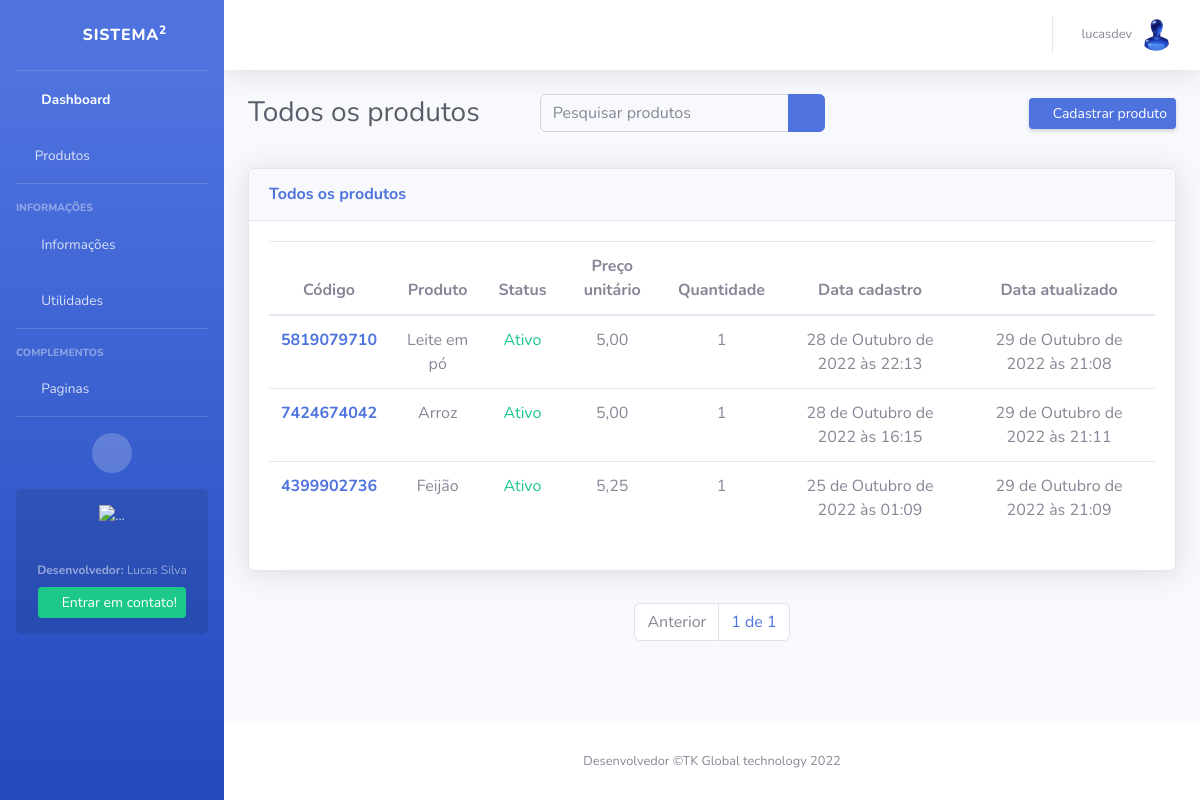
Before: /produtos/todos/ (signed in) with the older database file.
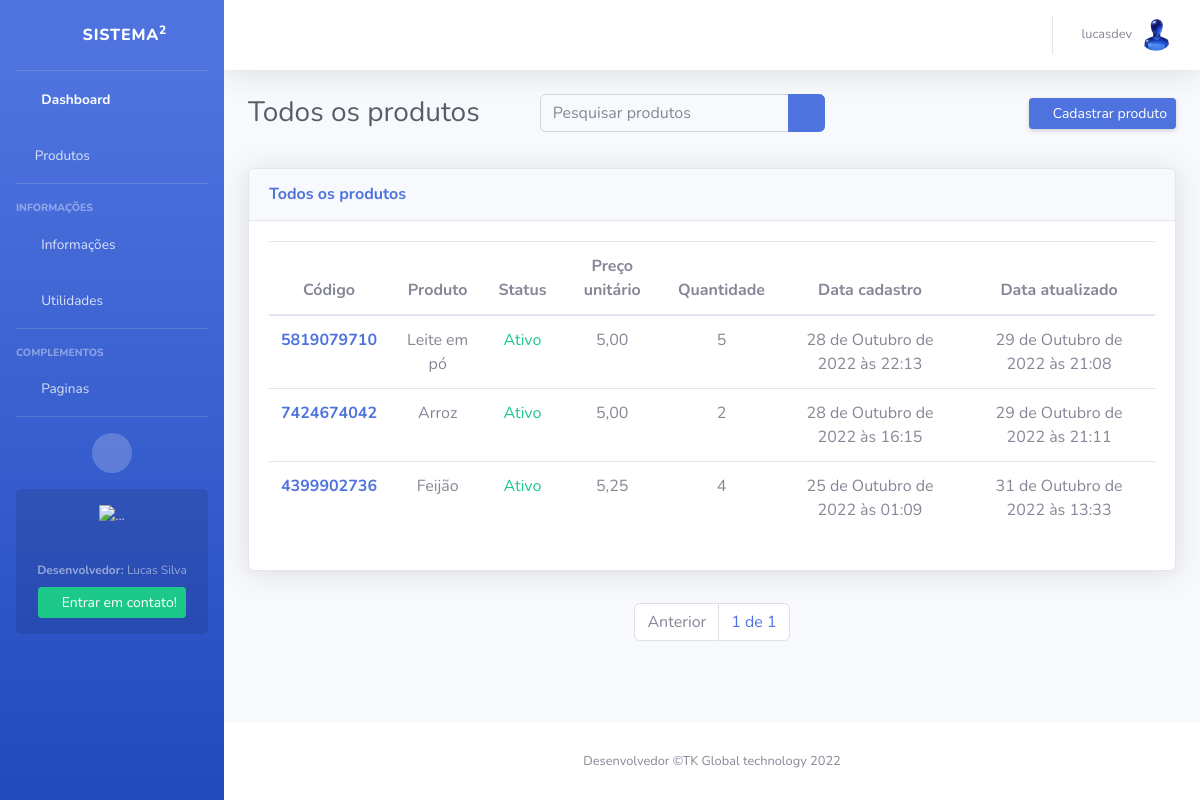
After: the same page with the newer database file.
### apps/products/models/products.py (models this page shows, shortened)
class Products(models.Model):
    code = models.IntegerField(default=gerar_id, editable=False)
    created_by = models.ForeignKey(User, on_delete=models.CASCADE)
    name = models.CharField(max_length=50)
    value = models.DecimalField(max_digits=9, decimal_places=2)
    quantity = models.IntegerField(default=1, null=True, blank=True)
    amunt_sell = models.DecimalField(max_digits=9, decimal_places=2, null=True, blank=True)
    status = models.BooleanField(default=True)
    image = models.ImageField(upload_to=upload_to, default='image.jpg', null=True, blank=True)
    date_create = models.DateTimeField(auto_now_add=True)
    date_update = models.DateTimeField(auto_now=True)
    """Aqui servirá para mostrar apenas produtos do usuario"""
    class Meta:
        db_table = 'products'
        verbose_name = 'Produto'
        verbose_name_plural = 'Produtos'
        ordering = ('-date_create',)

### apps/products/views/products.py (the view, shortened to what this page needs)
# urls.py: path('todos/', AllProductsView.as_view(), name='all-products'),
class AllProductsView(LoginRequiredMixin, ListView):
    template_name = 'all-products.html'
    edirect_field_name = 'login'
    model = Products
    def get_queryset(self):
        return Products.objects.all()
    def get(self, request, *args, **kwargs):
        self.object_list = self.get_queryset()
        allow_empty = self.get_allow_empty()
        producs = Products.objects.all().order_by('-date_create')
        queryset = request.GET.get('q')
        print(queryset)
        paginator = Paginator(producs, 10)
        page = self.request.GET.get('page')
        posts = paginator.get_page(page)
        context = dict()
        context['producs'] = posts
        return self.render_to_response(context)

### apps/products/templates/all-products.html (shortened to what the changed rows need)
{% extends 'base.html' %}
{% load static %}
{% block body %}
<div class="container-fluid">
    <div class="d-sm-flex align-items-center justify-content-between mb-4">
        <h1 class="h3 mb-0 text-gray-800">Todos os produtos</h1>
    </div>
        <section class="py-2">
              <div class="row">
                <div class="col-xl-12 col-lg-12">
                    <div class="card shadow mb-4">
                        <div class="card-body">
                            <div class="table-responsive-sm">
                                <table class="table table-hover">
                                    <thead>
                                      <tr  class="text-center">
                                        <th scope="col">Código</th>
                                        <th scope="col">Produto</th>
                                        <th scope="col">Status</th>
                                        <th scope="col">Preço unitário</th>
                                        <th scope="col">Quantidade</th>
                                        <th scope="col">Data cadastro</th>
                                        <th scope="col">Data atualizado</th>
                                      </tr>
                                    </thead>
                                    <tbody>
                                        {% for product in producs %}
                                        <tr class="text-center">
                                            <th scope="row"><a href="{% url 'product-edit' product.pk  %}">{{product.code}}</a></th>
                                            <td>{{product.name}}</td>
                                            <td>
                                                {% if product.status == True  %}
                                                    <span class="text-success">Ativo</span>
                                                {% else %}
                                                <span class="text-danger">Desativado</span>
                                                {% endif %}
                                            </td>
                                            <td>{{product.value}}</td>
                                            <td>{{product.quantity}}</td>
                                            <td>{{product.date_create}}</td>
                                            <td>{{product.date_update}}</td>
                                        </tr>
                                        {% endfor %}
                                    </table>
                            </div>
                        </div>
                    </div>
                </div>
            </div>
    </section>
</div>
{% endblock body %}

Changed rows visible on the page:
changed Products "Leite em pó": quantity "1" → "5"
changed Products "Arroz": quantity "1" → "2"
changed Products "Feijão": quantity "1" → "4"; date_update "29 de Outubro de 2022 às 21:09" → "31 de Outubro de 2022 às 13:33"
